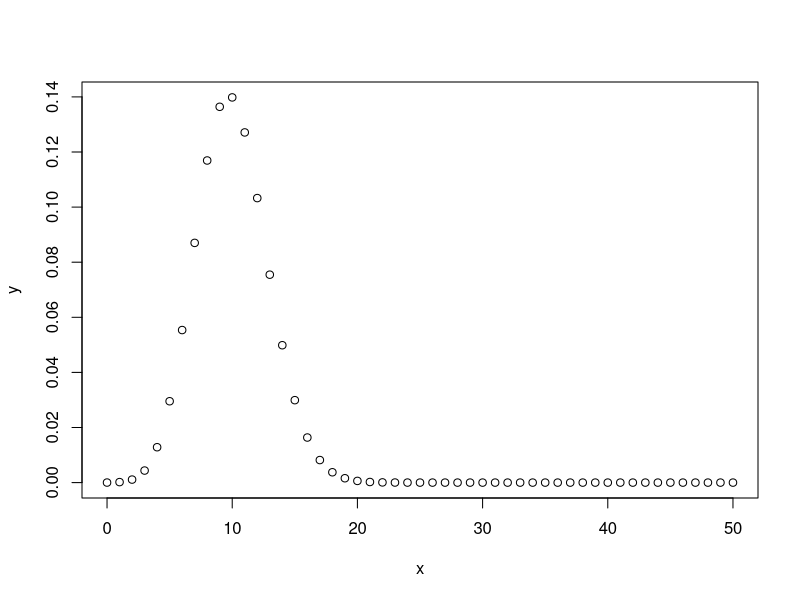
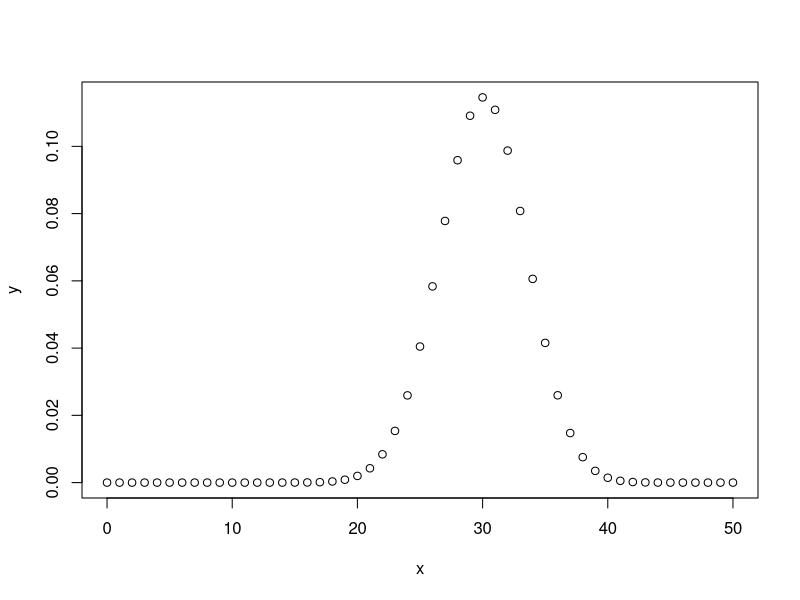
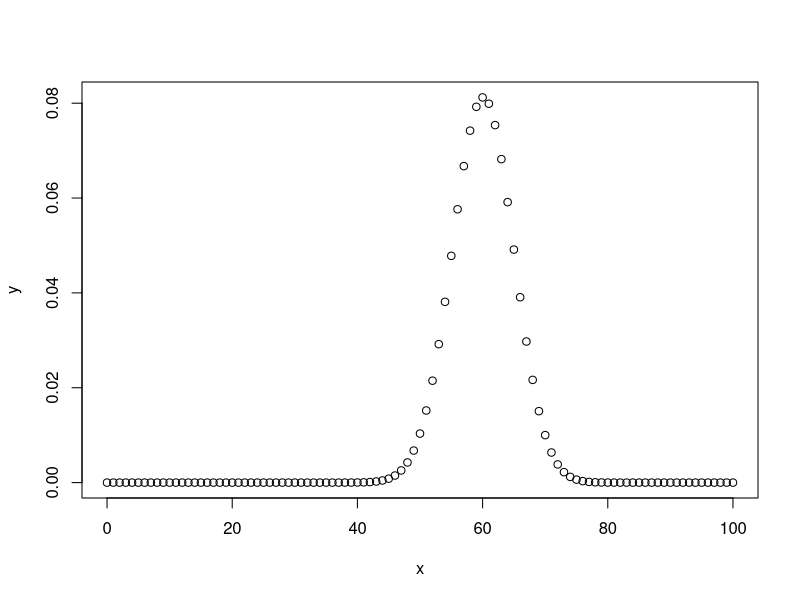

The R source for these figures, in order: (Note: this script raises an error after producing the figures.)
###########################################################
# Class demonstrating dealing with reference distributions
# of a random variable.
###########################################################

# Binomial distribution
# Two possible outcomes for N trials, each with prob = p
#
# mean = Np
# var = Np(1-p)
# P(x) = (N choose x)(p^x)(1-p)^(N - x)
# (N choose x) = N! / (x!(N-x)!)

# P(0H) for 2 flips of 0.5 coin
dbinom(0,2,.5)
# P(1H)
dbinom(1,2,.5)
# cumalative probability of 0 to 1H for 2 flips of 0.4 coin
pbinom(1,2,.4)

# need to create a sequence of x, which represents the successes in the trials
# so 0H, 1H, 2H, 3H, etc. Then map probabilities via dbinom
x <- seq(0,50,by=1)
y <- dbinom(x,50,0.2)
plot(x,y)
y <- dbinom(x,50,0.6)
plot(x,y)
x <- seq(0,100,by=1)
y <- dbinom(x,100,0.6)
plot(x,y)

# Poisson distribution probability distribution of independent event occurrences 
# in an interval. If λ is the mean occurrence per interval, then the probability 
# of having x occurrences within a given interval is
#  P(x) = λ^xe^(-λ) / x!

# probability of seeing 12 occurances in an event when mean of event is 21
dpois(12,21) #0.016

# If there are twelve cars crossing a bridge per minute on average, 
#find the probability of having seventeen or more cars crossing the bridge in a particular minute.
# The probability of having sixteen or less cars crossing the bridge in a particular 
# minute is given by the function ppois.

ppois(16, lambda=12)   # lower tail 
# 0.89871

# Hence the probability of having seventeen or more cars crossing the bridge 
# in a minute is in the upper tail of the probability density function.

ppois(16, lambda=12, lower=FALSE)   # upper tail 
# 0.10129 which is the probability sought.

# plot the discrete probability distribution for this particular poission data
ggplot(transform(data.frame(x=c(0:22)), y=dpois(x, 12)), aes(x, y)) + 
    geom_bar(stat="identity")

